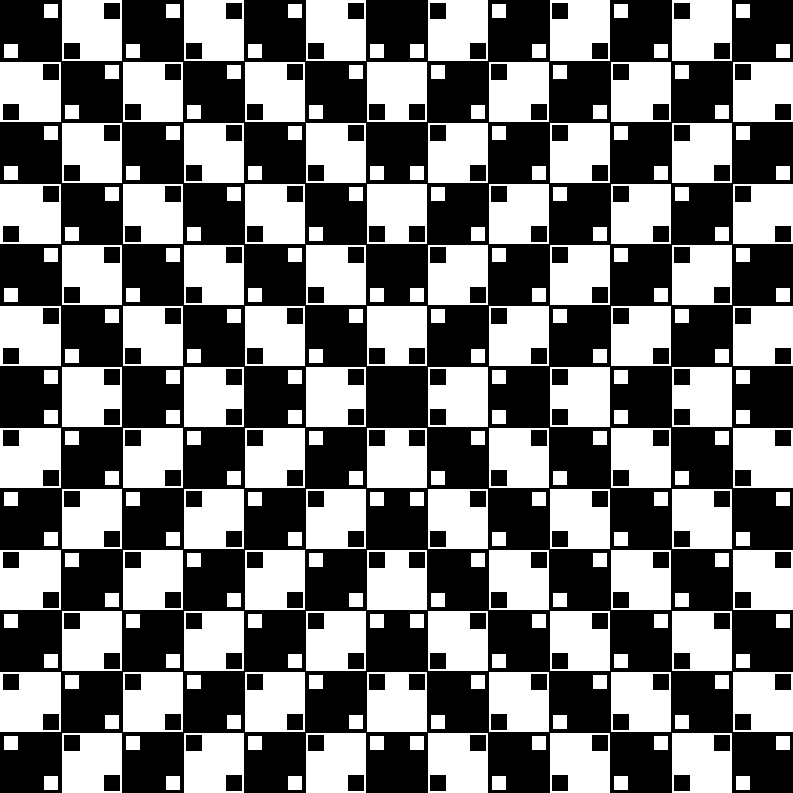
Frame 1 (no input)
Frame 60 (the mouse pressed at the canvas centre just before this capture): identical to frame 1, image omitted
Frame 120 (the mouse held since frame 60 and released just before this capture): identical to frame 1, image omitted

The Processing sketch that drew this single still picture (run headless with seeded random() and noise(); from frame 60 on, the mouse is pressed at the canvas centre):

// Processing sketch: ajedrez_abultado
// ── ajedrez_abultado.pde
boolean dibujar_cuadrados = true;
void setup()
{
     size(793, 793);
}
void mouseClicked() {
  if(dibujar_cuadrados){
    dibujar_cuadrados = false;
  }else{
    dibujar_cuadrados = true;
  }
}
void draw()
{   
  int grado = 61;
  background(255);
  //ajedrezado inicial
    for(int i = 0; i < height; i += grado){
      for(int j = 0; j < height; j += grado){
        fill(0);
        if(i % 2 == 0){
          rect(j*2, i, grado, grado);
        }
        else{
          rect(j*2+grado, i, grado, grado);
        }
      }
    }
   //Cuadrados internos 
   if(dibujar_cuadrados){
     for(int i = 0,m= grado*7; i < grado*6; i += grado, m+=grado){
        for(int j = 0, n = grado*7; j < grado*6; j += grado,n += grado){
          cuadradosEsquinasD(grado,i,j);
          cuadradosEsquinasD(grado,m,n);
          cuadradosEsquinasI(grado,i,n);
          cuadradosEsquinasI(grado,m,j);
        }
      }
      for(int i = 0, j = grado*7; i < grado*6; i += grado,j += grado){
        cuadradosCentroVerticales(grado,i);
        cuadradosCentroHorizontales(grado,j);
      }
    }
} 

int size = 15;
int size2 = 3;
void cuadradosEsquinasD(int grado, int i, int j){
  for(int n = 0; n<=1; n++){
    for(int m = 0; m<=1;m++){
      if(i % 2 == n && j % 2 == m){
        if(n==m)fill(255);else fill(0);
        rect(j+grado-size-size2,i+size2,size,size);
        rect(j+size2,i+grado-size2-size,size,size);
      }
    }
  }
}
void cuadradosEsquinasI(int grado, int i, int j){
  for(int n = 0; n<=1; n++){
    for(int m = 0; m<=1;m++){
      if(i % 2 == n && j % 2 == m){
        if(n==m)fill(255);else fill(0);
          rect(j+size2,i+size2,size,size);
          rect(j-size2+grado-size,i+grado-size2-size,size,size);
      }
    }
  }
}
void cuadradosCentroVerticales(int grado, int i){
     for(int j= 0; j <=1;j++){
     if(j==0){fill(255);}else{fill(0);}
     if(i % 2 == j){
        rect(grado*6-size2+grado-size,i+grado-size-size2,size,size);
        rect(grado*6+size2,i+grado-size-size2,size,size);
        rect(i+grado-size-size2,grado*6-size2+grado-size,size,size);
        rect(i+grado-size-size2,grado*6+size2,size,size);
      }
    }
}

void cuadradosCentroHorizontales(int grado, int i){
     for(int j= 0; j <=1;j++){
     if(j==0){fill(255);}else{fill(0);}
     if(i % 2 == j){
        rect(grado*6-size2+grado-size,i+size2,size,size);
        rect(grado*6+size2,i+size2,size,size);
        rect(i+size2,grado*6-size2+grado-size,size,size);
        rect(i+size2,grado*6+size2,size,size);
      }
    }
}
